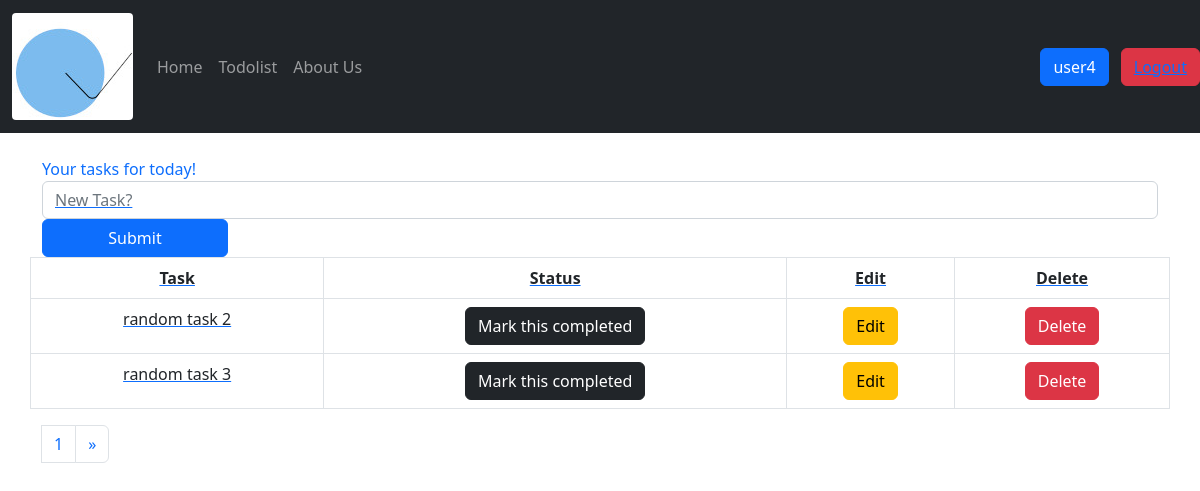
The app's page /task/ (signed in), older data.
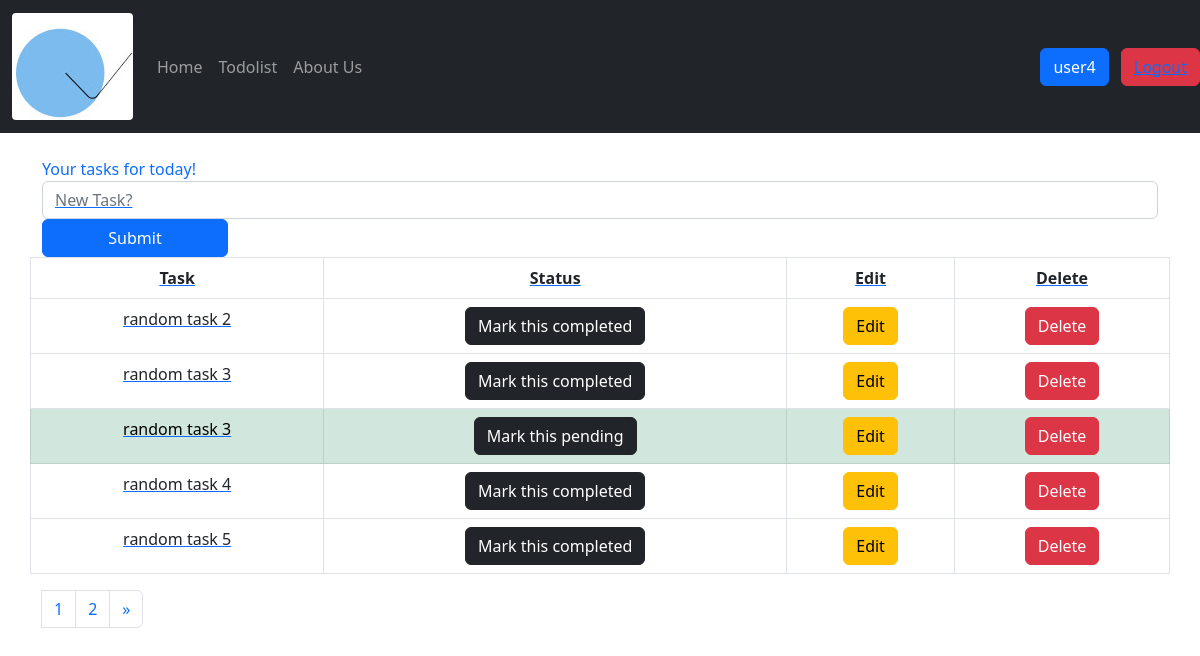
The same page, newer data.
### todolist/models.py (models this page shows, shortened)
class TaskList(models.Model):
    manage=models.ForeignKey(User,on_delete=models.CASCADE)
    task=models.CharField(max_length=300)
    done=models.BooleanField(default=False)

### todolist/views.py (the view)
# urls.py: path('task/',include('todolist.urls')),
@login_required
def todolist(request):
    if request.method == "POST":
        form=TaskForm(request.POST or None)
        if form.is_valid():
            instance=form.save(commit=False)
            instance.manage=request.user
            instance.save()
        messages.success(request,("New Task Added!"))
        return redirect('todolist')
    else:
        all_tasks=TaskList.objects.filter(manage=request.user)
        paginator=Paginator(all_tasks, 5)
        page=request.GET.get('pg')
        all_tasks=paginator.get_page(page)
        return render(request,'todolist.html',{'all_tasks':all_tasks})

### todolist/templates/todolist.html (shortened to what this page needs)
{% extends 'base.html' %}
{% block content %}
      <div class="container">
        <div class="row">
          <form method="POST" class="row">
            <div class="form-group">
              <label class="col-lg-4">Your tasks for today!</label>
                <input type="text" class="form-control col-lg-6" name="task" placeholder="New Task?">
              <button type="submit" class="btn btn-primary col-lg-2">Submit</button>
          </form>
        </div>
        <div class="row">
          <table class="table table-bordered text-center">
            <thead class="thread-dark">
                <tr>
                    <th>Task</th>
                    <th>Status</th>
                    <th>Edit</th>
                    <th>Delete</th>
                </tr>
            </thead>
                <tbody>
                    {% if all_tasks %}
                        {% for obj in all_tasks %}
                            {% if obj.done %}
                                <tr class="table-success">
                                    <td>{{obj.task}}</td>
                                    <td><a href="{% url 'pending_task' obj.id %}"><button type="button" class="btn btn-dark">Mark this pending</button></a></td>
                                    <td><a href="{% url 'edit_task' obj.id %}"><button type="button" class="btn btn-warning">Edit</button></a></td>
                                    <td><a href="{% url 'delete_task' obj.id %}"><button type="button" class="btn btn-danger">Delete</button></a></td>
                                </tr>
                            {% else %}
                                <tr>
                                    <td>{{obj.task}}</td>
                                    <td><a href="{% url 'complete_task' obj.id %}"><button type="button" class="btn btn-dark">Mark this completed</button></a></td>
                                    <td><a href="{% url 'edit_task' obj.id %}"><button type="button" class="btn btn-warning">Edit</button></a></td>
                                    <td><a href="{% url 'delete_task' obj.id %}"><button type="button" class="btn btn-danger">Delete</button></a></td>
                                </tr>
                            {% endif %}
                        {% endfor %}
                    {% endif %}
                </tbody>
            </table>
          </div>
          <div class="row">
              <nav aria-label="Page navigation example">
                <ul class="pagination">
                  <li class="page-item"><a class="page-link" href="?pg={{ all_tasks.number }}">{{ all_tasks.number}}</a></li>
                  <li class="page-item">
                    {% if all_tasks.has_next %}
                    <a class="page-link" href="?pg={{ all_tasks.next_page_number }}" aria-label="Next">
                      <span aria-hidden="true">{{ all_tasks.next_page_number }}</span>
                    </a>
                    {% endif %}
                  </li>
                  <li class="page-item">
                    <a class="page-link" href="?pg={{ all_tasks.paginator.num_pages }}" aria-label="Next">
                      <span aria-hidden="true">&raquo;</span>
                    </a>
                  </li>
                </ul>
              </nav>
            </div>
    </div>
{% endblock content %}

### templates/base.html (shortened to what this page needs)
{% load static %}
<!doctype html>
<html lang="en">
  <head>
    <link href="https://cdn.jsdelivr.net/npm/bootstrap@5.2.0/dist/css/bootstrap.min.css" rel="stylesheet">
  </head>
  <body>
    <nav class="navbar navbar-expand-lg navbar-dark bg-dark">
      <div class="container-fluid">
          <a class="navbar-brand" href="{% url 'index' %}"><img src="{% static 'images/logo_1_svg.jpeg' %}" alt="taskmate" class="rounded-1"></a>
          <div class="collapse navbar-collapse" id="navbarNavAltMarkup">
            <div class="navbar-nav">
                <a class="nav-link" href="{% url 'index' %}">Home</a>
                <a class="nav-link" href="{% url 'todolist' %}">Todolist</a>
                <a class="nav-link" href="{% url 'about' %}">About Us</a>
            </div>
          </div>
        {% if user.is_authenticated %}
          <button type="button" class="btn btn-primary">{{ user }}</button>
        {% else %}
        <button type="button" class="btn btn-primary">Logged Out</button>
        {% endif %}
        </div>
        <button type="button" class="btn btn-danger"><a href="{% url 'logout' %}">Logout</button>
      </nav>
      {% block content %}
      {% endblock content %}
    </body>
  </html>

Row changes from the older to the newer data that the page shows:
added TaskList: task "random task 3"
added TaskList: task "random task 4"
added TaskList: task "random task 5"
Text that changed along with them:
{{ all_tasks.next_page_number }}: (not shown) → "2"
